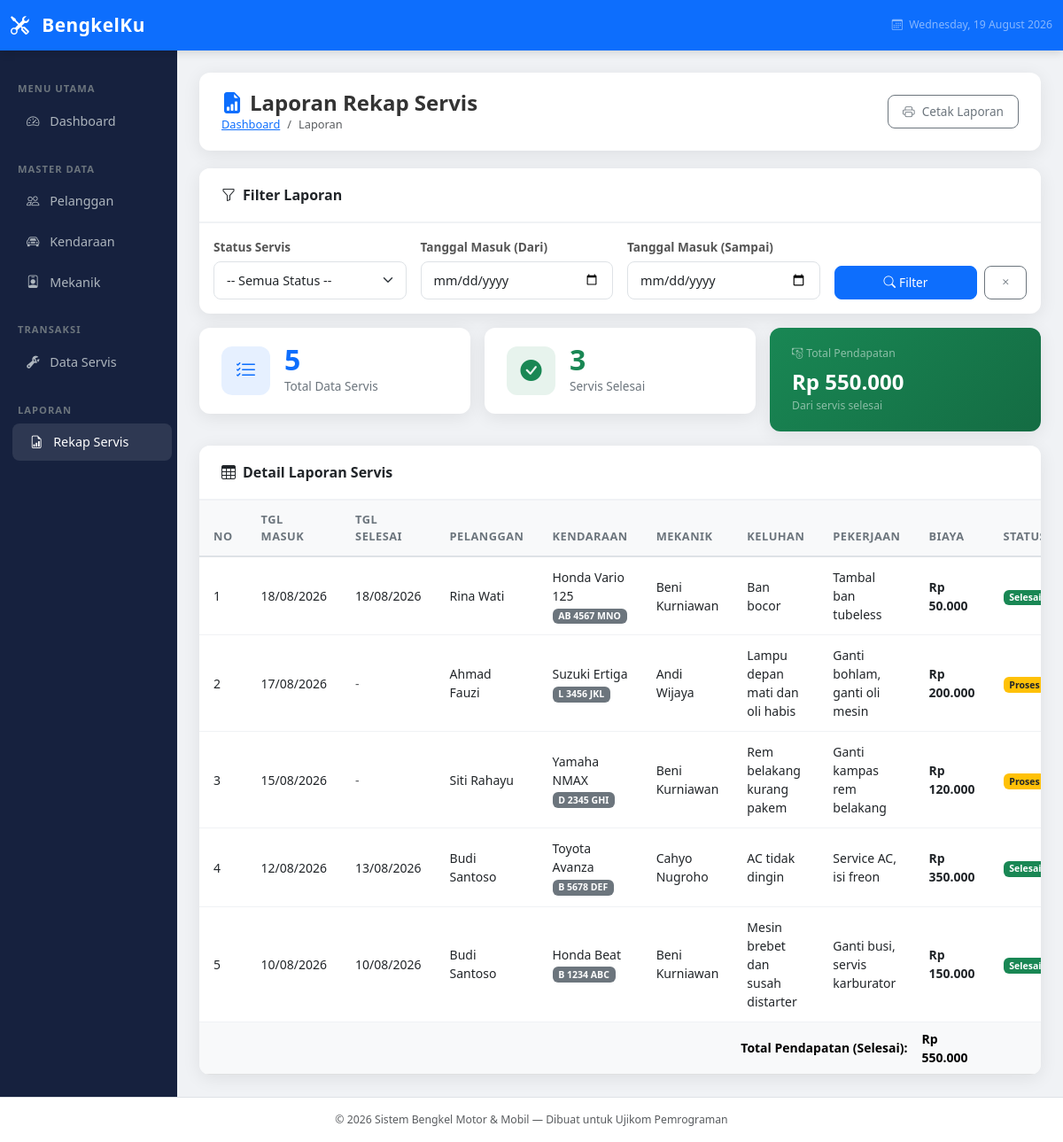
The page /laporan/index.php on the database its author committed.
### tables this page shows
CREATE TABLE IF NOT EXISTS servis (
    id INT AUTO_INCREMENT PRIMARY KEY,
    id_kendaraan INT NOT NULL,
    id_mekanik INT NOT NULL,
    tanggal_masuk DATE NOT NULL,
    tanggal_selesai DATE,
    keluhan TEXT NOT NULL,
    pekerjaan TEXT,
    biaya DECIMAL(12, 0) DEFAULT 0,
    status ENUM('Proses', 'Selesai') NOT NULL DEFAULT 'Proses',
    created_at TIMESTAMP DEFAULT CURRENT_TIMESTAMP,
    FOREIGN KEY (id_kendaraan) REFERENCES kendaraan(id) ON DELETE CASCADE,
    FOREIGN KEY (id_mekanik) REFERENCES mekanik(id) ON DELETE CASCADE
);

CREATE TABLE IF NOT EXISTS pelanggan (
    id INT AUTO_INCREMENT PRIMARY KEY,
    nama VARCHAR(100) NOT NULL,
    telepon VARCHAR(15) NOT NULL,
    alamat TEXT,
    created_at TIMESTAMP DEFAULT CURRENT_TIMESTAMP
);

CREATE TABLE IF NOT EXISTS kendaraan (
    id INT AUTO_INCREMENT PRIMARY KEY,
    id_pelanggan INT NOT NULL,
    jenis ENUM('Motor', 'Mobil') NOT NULL,
    merk VARCHAR(50) NOT NULL,
    model VARCHAR(50) NOT NULL,
    plat_nomor VARCHAR(15) NOT NULL,
    tahun YEAR NOT NULL,
    FOREIGN KEY (id_pelanggan) REFERENCES pelanggan(id) ON DELETE CASCADE
);

CREATE TABLE IF NOT EXISTS mekanik (
    id INT AUTO_INCREMENT PRIMARY KEY,
    nama VARCHAR(100) NOT NULL,
    telepon VARCHAR(15) NOT NULL,
    spesialisasi ENUM('Motor', 'Mobil', 'Keduanya') NOT NULL DEFAULT 'Keduanya',
    created_at TIMESTAMP DEFAULT CURRENT_TIMESTAMP
);

### laporan/index.php (the view, shortened to what this page needs)
<?php
require_once '../config/database.php';
require_once '../includes/header.php';
$filter_tgl_awal    = isset($_GET['tgl_awal'])     ? $_GET['tgl_awal']     : '';
$filter_tgl_akhir   = isset($_GET['tgl_akhir'])    ? $_GET['tgl_akhir']    : '';
$where = "WHERE 1=1";
$query = "SELECT s.id, s.tanggal_masuk, s.tanggal_selesai, s.keluhan, s.pekerjaan, s.biaya, s.status,
                 k.merk, k.model, k.plat_nomor, k.jenis,
                 p.nama AS nama_pelanggan,
                 m.nama AS nama_mekanik
          FROM servis s
          JOIN kendaraan k ON s.id_kendaraan = k.id
          JOIN pelanggan p ON k.id_pelanggan = p.id
          JOIN mekanik m ON s.id_mekanik = m.id
          $where
          ORDER BY s.tanggal_masuk DESC";
$result = mysqli_query($conn, $query);
$query_total = "SELECT SUM(s.biaya), COUNT(*) FROM servis s
                JOIN kendaraan k ON s.id_kendaraan = k.id
                $where AND s.status = 'Selesai'";
$row_total   = mysqli_fetch_row(mysqli_query($conn, $query_total));
$total_biaya = $row_total[0] ?? 0;
$total_selesai = $row_total[1] ?? 0;
?>
<div class="page-header">
    <div>
        <h4><i class="bi bi-file-earmark-bar-graph-fill me-2 text-primary"></i>Laporan Rekap Servis</h4>
        <nav aria-label="breadcrumb">
            <ol class="breadcrumb">
                <li class="breadcrumb-item"><a href="../index.php">Dashboard</a></li>
                <li class="breadcrumb-item active">Laporan</li>
            </ol>
        </nav>
    </div>
    <button onclick="window.print()" class="btn btn-outline-secondary">
        <i class="bi bi-printer me-2"></i>Cetak Laporan
    </button>
</div>
<div class="card table-card mb-3">
    <div class="card-header"><i class="bi bi-funnel me-2"></i>Filter Laporan</div>
    <div class="card-body">
        <form method="GET" action="" class="row g-3 align-items-end">
            <div class="col-md-3">
                <label class="form-label">Status Servis</label>
                <select class="form-select" name="status">
                    <option value="">-- Semua Status --</option>
                </select>
            </div>
            <div class="col-md-3">
                <label class="form-label">Tanggal Masuk (Dari)</label>
                <input type="date" class="form-control" name="tgl_awal" value="<?= $filter_tgl_awal ?>">
            </div>
            <div class="col-md-3">
                <label class="form-label">Tanggal Masuk (Sampai)</label>
                <input type="date" class="form-control" name="tgl_akhir" value="<?= $filter_tgl_akhir ?>">
            </div>
            <div class="col-md-3 d-flex gap-2">
                <button type="submit" class="btn btn-primary w-100">
                    <i class="bi bi-search me-1"></i>Filter
                </button>
                <a href="index.php" class="btn btn-outline-secondary">
                    <i class="bi bi-x"></i>
                </a>
            </div>
        </form>
    </div>
</div>
<div class="row g-3 mb-3">
    <div class="col-md-4">
        <div class="card stat-card">
            <div class="card-body d-flex align-items-center gap-3">
                <div class="stat-icon bg-primary bg-opacity-10 text-primary">
                    <i class="bi bi-list-check"></i>
                </div>
                <div>
                    <div class="stat-number text-primary"><?= mysqli_num_rows($result) ?></div>
                    <div class="stat-label">Total Data Servis</div>
                </div>
            </div>
        </div>
    </div>
    <div class="col-md-4">
        <div class="card stat-card">
            <div class="card-body d-flex align-items-center gap-3">
                <div class="stat-icon bg-success bg-opacity-10 text-success">
                    <i class="bi bi-check-circle-fill"></i>
                </div>
                <div>
                    <div class="stat-number text-success"><?= $total_selesai ?></div>
                    <div class="stat-label">Servis Selesai</div>
                </div>
            </div>
        </div>
    </div>
    <div class="col-md-4">
        <div class="card stat-card" style="background: linear-gradient(135deg, #198754, #146c43); color:white">
            <div class="card-body">
                <div class="text-white-50 small mb-1"><i class="bi bi-cash-coin me-1"></i>Total Pendapatan</div>
                <div class="fs-4 fw-bold">Rp <?= number_format($total_biaya, 0, ',', '.') ?></div>
                <div class="text-white-50 small">Dari servis selesai</div>
            </div>
        </div>
    </div>
</div>
<div class="card table-card">
    <div class="card-header">
        <i class="bi bi-table me-2"></i>Detail Laporan Servis
    </div>
    <div class="card-body p-0">
        <div class="table-responsive">
            <table class="table table-hover mb-0">
                <thead>
                    <tr>
                        <th>No</th>
                        <th>Tgl Masuk</th>
                        <th>Tgl Selesai</th>
                        <th>Pelanggan</th>
                        <th>Kendaraan</th>
                        <th>Mekanik</th>
                        <th>Keluhan</th>
                        <th>Pekerjaan</th>
                        <th>Biaya</th>
                        <th>Status</th>
                    </tr>
                </thead>
                <tbody>
                    <?php
                    mysqli_data_seek($result, 0);
                    $no = 1;
                    if (mysqli_num_rows($result) > 0):
                        while ($row = mysqli_fetch_assoc($result)):
                    ?>
                    <tr>
                        <td><?= $no++ ?></td>
                        <td><?= date('d/m/Y', strtotime($row['tanggal_masuk'])) ?></td>
                        <td><?= $row['tanggal_selesai'] ? date('d/m/Y', strtotime($row['tanggal_selesai'])) : '<span class="text-muted">-</span>' ?></td>
                        <td><?= htmlspecialchars($row['nama_pelanggan']) ?></td>
                        <td>
                            <?= htmlspecialchars($row['merk'] . ' ' . $row['model']) ?><br>
                            <small class="badge bg-secondary"><?= htmlspecialchars($row['plat_nomor']) ?></small>
                        </td>
                        <td><?= htmlspecialchars($row['nama_mekanik']) ?></td>
                        <td><?= htmlspecialchars($row['keluhan']) ?></td>
                        <td><?= htmlspecialchars($row['pekerjaan'] ?? '-') ?></td>
                        <td class="fw-semibold">Rp <?= number_format($row['biaya'], 0, ',', '.') ?></td>
                        <td>
                            <?php if ($row['status'] == 'Proses'): ?>
                                <span class="badge bg-warning text-dark">Proses</span>
                            <?php else: ?>
                                <span class="badge bg-success">Selesai</span>
                            <?php endif; ?>
                        </td>
                    </tr>
                    <?php endwhile; endif; ?>
                </tbody>
                <?php if (mysqli_num_rows($result) > 0): ?>
                <tfoot>
                    <tr class="table-light fw-bold">
                        <td colspan="8" class="text-end">Total Pendapatan (Selesai):</td>
                        <td>Rp <?= number_format($total_biaya, 0, ',', '.') ?></td>
                        <td></td>
                    </tr>
                </tfoot>
                <?php endif; ?>
            </table>
        </div>
    </div>
</div>
<?php require_once '../includes/footer.php'; ?>

### assets/css/style.css (style rules this page uses)
:root { --primary: #0d6efd; --success: #198754; --warning: #ffc107; --danger: #dc3545; --dark: #1a1a2e; --sidebar-bg: #16213e; --card-shadow: 0 4px 20px rgba(0, 0, 0, 0.08); }
body { background-color: #f0f2f5; font-family: 'Segoe UI', Tahoma, Geneva, Verdana, sans-serif; font-size: 14px; }
.stat-card { border: none; border-radius: 12px; box-shadow: var(--card-shadow); transition: transform 0.2s ease, box-shadow 0.2s ease; overflow: hidden; }
.stat-card .card-body { padding: 20px 25px; }
.stat-icon { width: 55px; height: 55px; border-radius: 12px; display: flex; align-items: center; justify-content: center; font-size: 1.5rem; }
.stat-number { font-size: 2rem; font-weight: 700; line-height: 1; margin-bottom: 4px; }
.stat-label { color: #6c757d; font-size: 0.85rem; }
.table-card { border: none; border-radius: 12px; box-shadow: var(--card-shadow); overflow: hidden; }
.table-card .card-header { background: white; border-bottom: 2px solid #f0f2f5; padding: 18px 25px; font-weight: 600; font-size: 1rem; }
.table thead th { background-color: #f8f9fa; border-bottom: 2px solid #dee2e6; font-weight: 600; font-size: 0.8rem; text-transform: uppercase; letter-spacing: 0.5px; color: #6c757d; padding: 12px 16px; }
.table tbody td { padding: 12px 16px; vertical-align: middle; border-bottom: 1px solid #f0f2f5; }
.page-header { background: white; border-radius: 12px; padding: 20px 25px; margin-bottom: 20px; box-shadow: var(--card-shadow); display: flex; align-items: center; justify-content: space-between; }
.page-header h4 { margin: 0; font-weight: 700; color: #333; }
.page-header .breadcrumb { margin: 0; background: none; padding: 0; font-size: 0.8rem; }
.form-label { font-weight: 600; font-size: 0.85rem; color: #555; margin-bottom: 5px; }
.form-control, .form-select { border-radius: 8px; border: 1.5px solid #dee2e6; padding: 10px 14px; font-size: 0.9rem; transition: border-color 0.2s, box-shadow 0.2s; }
.btn { border-radius: 8px; font-size: 0.85rem; font-weight: 500; padding: 8px 16px; transition: all 0.2s ease; }

### rows shown on the page
servis: tanggal_masuk "18/08/2026", tanggal_selesai "18/08/2026", pelanggan.nama "Rina Wati", id_kendaraan.model "Honda Vario 125", id_kendaraan.plat_nomor "AB 4567 MNO", id_mekanik.nama "Beni Kurniawan", keluhan "Ban bocor", pekerjaan "Tambal ban tubeless", biaya "50.000", status "Selesai"
servis: tanggal_masuk "17/08/2026", pelanggan.nama "Ahmad Fauzi", id_kendaraan.model "Suzuki Ertiga", id_kendaraan.plat_nomor "L 3456 JKL", id_mekanik.nama "Andi Wijaya", keluhan "Lampu depan mati dan oli habis", pekerjaan "Ganti bohlam, ganti oli mesin", biaya "200.000", status "Proses"
servis: tanggal_masuk "15/08/2026", pelanggan.nama "Siti Rahayu", id_kendaraan.model "Yamaha NMAX", id_kendaraan.plat_nomor "D 2345 GHI", id_mekanik.nama "Beni Kurniawan", keluhan "Rem belakang kurang pakem", pekerjaan "Ganti kampas rem belakang", biaya "120.000", status "Proses"
servis: tanggal_masuk "12/08/2026", tanggal_selesai "13/08/2026", pelanggan.nama "Budi Santoso", id_kendaraan.model "Toyota Avanza", id_kendaraan.plat_nomor "B 5678 DEF", id_mekanik.nama "Cahyo Nugroho", keluhan "AC tidak dingin", pekerjaan "Service AC, isi freon", biaya "350.000", status "Selesai"
servis: tanggal_masuk "10/08/2026", tanggal_selesai "10/08/2026", pelanggan.nama "Budi Santoso", id_kendaraan.model "Honda Beat", id_kendaraan.plat_nomor "B 1234 ABC", id_mekanik.nama "Beni Kurniawan", keluhan "Mesin brebet dan susah distarter", pekerjaan "Ganti busi, servis karburator", biaya "150.000", status "Selesai"

### other values the page prints
mysqli_num_rows($result) "5"
$total_selesai "3"
$total_biaya "550.000"
